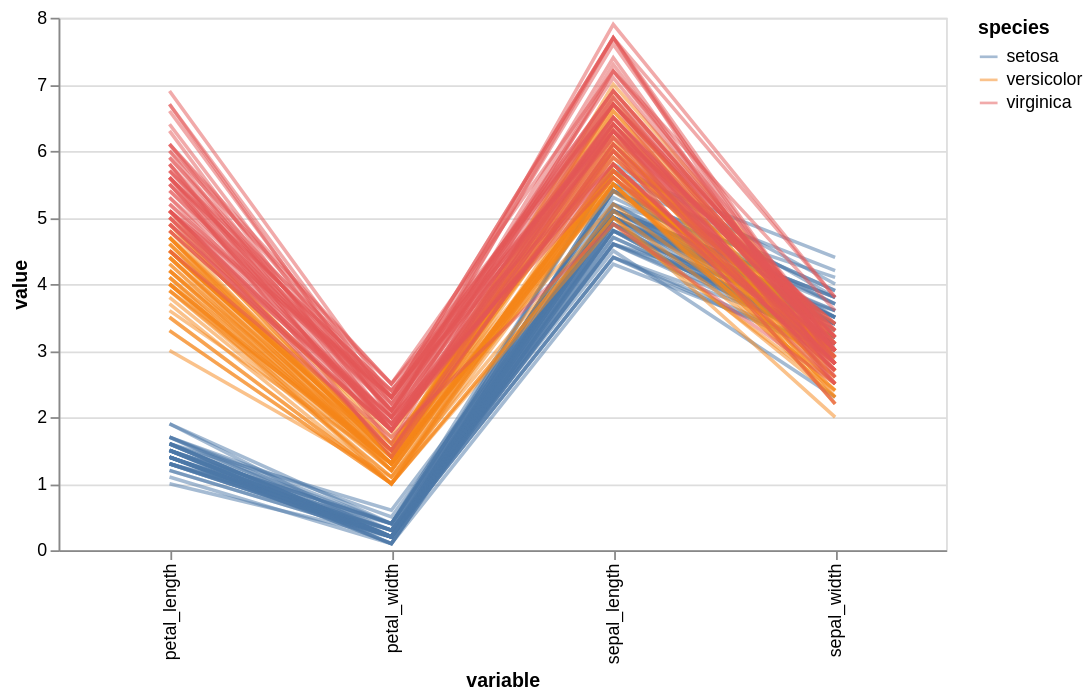

The notebook cell saved with this chart:
### Markdown cell above
We can also use altair.

### Code cell
iris_transformed = iris.reset_index().melt(['species', 'index'])
alt.Chart(iris_transformed).mark_line().encode(
    x='variable:N',
    y='value:Q',
    color='species:N',
    detail='index:N',
    opacity=alt.value(0.5),
).properties(width=500)

### Figure 1 — Vega-Lite specification as saved in the notebook (floating-point values rounded to 4 significant figures; data arrays with more than 128 entries replaced by an {"elided": "..."} marker saying what was removed)
{"config": {"view": {"continuousWidth": 300, "continuousHeight": 300}}, "data": {"name": "data-a9830d4fccc4ca800203d7acb990361e"}, "mark": {"type": "line"}, "encoding": {"color": {"field": "species", "type": "nominal"}, "detail": {"field": "index", "type": "nominal"}, "opacity": {"value": 0.5}, "x": {"field": "variable", "type": "nominal"}, "y": {"field": "value", "type": "quantitative"}}, "width": 500, "$schema": "https://vega.github.io/schema/vega-lite/v6.1.0.json", "datasets": {"data-a9830d4fccc4ca800203d7acb990361e": {"elided": "600 records"}}}
